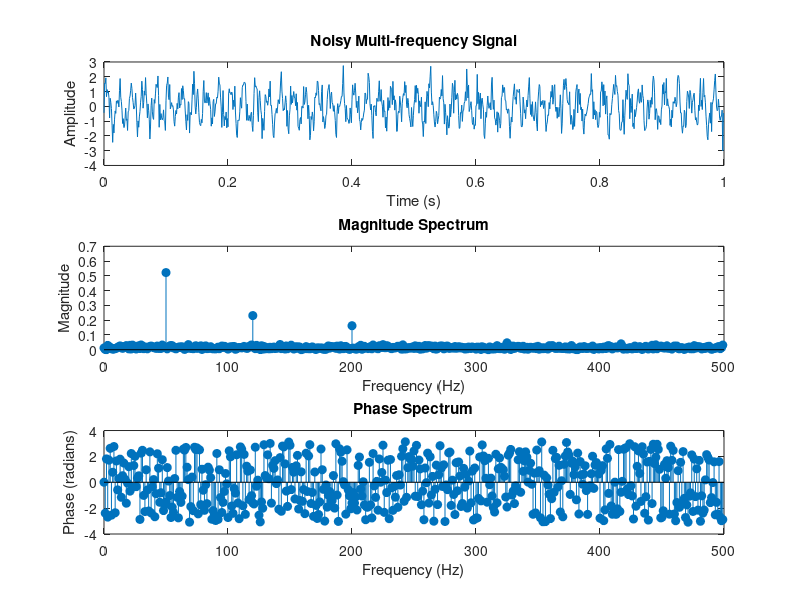

Write MATLAB code to recreate this figure. (Note: this script raises an error after producing the figure.)
% Analyze a multi-frequency noisy signal and find peak frequencies

fs = 1000;                     % Sampling frequency
t = 0:1/fs:1-1/fs;             % Time vector

% Create a multi-frequency signal
f1 = 50; f2 = 120; f3 = 200;
signal = sin(2*pi*f1*t) + 0.5*sin(2*pi*f2*t) + 0.3*sin(2*pi*f3*t);

% Add Gaussian noise
noisy_signal = signal + 0.5*randn(size(t));

% Compute FFT
n = length(noisy_signal);
fft_vals = fft(noisy_signal);
freqs = (0:n-1)*(fs/n);

% Compute magnitude and phase
magnitude = abs(fft_vals)/n;
phase = angle(fft_vals);

% Plot original and noisy signal
figure;
subplot(3,1,1);
plot(t, noisy_signal);
title('Noisy Multi-frequency Signal');
xlabel('Time (s)'); ylabel('Amplitude');

% Plot magnitude spectrum
subplot(3,1,2);
stem(freqs(1:floor(n/2)), magnitude(1:floor(n/2)), 'filled');
title('Magnitude Spectrum');
xlabel('Frequency (Hz)'); ylabel('Magnitude');

% Plot phase spectrum
subplot(3,1,3);
stem(freqs(1:floor(n/2)), phase(1:floor(n/2)), 'filled');
title('Phase Spectrum');
xlabel('Frequency (Hz)'); ylabel('Phase (radians)');

%% Identify peak frequencies
[pks, locs] = findpeaks(magnitude(1:floor(n/2)), freqs(1:floor(n/2)));
disp('Peak Frequencies (Hz):');
disp(locs);
